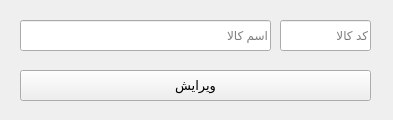
<?xml version="1.0" encoding="UTF-8"?>
<ui version="4.0">
 <class>Form</class>
 <widget class="QWidget" name="Form">
  <property name="geometry">
   <rect>
    <x>0</x>
    <y>0</y>
    <width>393</width>
    <height>120</height>
   </rect>
  </property>
  <property name="windowTitle">
   <string>Edit name and serial</string>
  </property>
  <widget class="QLineEdit" name="name_inpt">
   <property name="geometry">
    <rect>
     <x>20</x>
     <y>20</y>
     <width>251</width>
     <height>31</height>
    </rect>
   </property>
   <property name="layoutDirection">
    <enum>Qt::LeftToRight</enum>
   </property>
   <property name="alignment">
    <set>Qt::AlignLeading|Qt::AlignLeft|Qt::AlignVCenter</set>
   </property>
   <property name="placeholderText">
    <string>اسم کالا</string>
   </property>
   <property name="clearButtonEnabled">
    <bool>true</bool>
   </property>
  </widget>
  <widget class="QLineEdit" name="serial_inpt">
   <property name="geometry">
    <rect>
     <x>280</x>
     <y>20</y>
     <width>91</width>
     <height>31</height>
    </rect>
   </property>
   <property name="layoutDirection">
    <enum>Qt::LeftToRight</enum>
   </property>
   <property name="alignment">
    <set>Qt::AlignLeading|Qt::AlignLeft|Qt::AlignVCenter</set>
   </property>
   <property name="placeholderText">
    <string>کد کالا</string>
   </property>
   <property name="clearButtonEnabled">
    <bool>true</bool>
   </property>
  </widget>
  <widget class="QPushButton" name="edit_btn">
   <property name="geometry">
    <rect>
     <x>20</x>
     <y>70</y>
     <width>351</width>
     <height>31</height>
    </rect>
   </property>
   <property name="font">
    <font>
     <pointsize>10</pointsize>
    </font>
   </property>
   <property name="text">
    <string>ویرایش</string>
   </property>
  </widget>
 </widget>
 <resources/>
 <connections/>
</ui>
